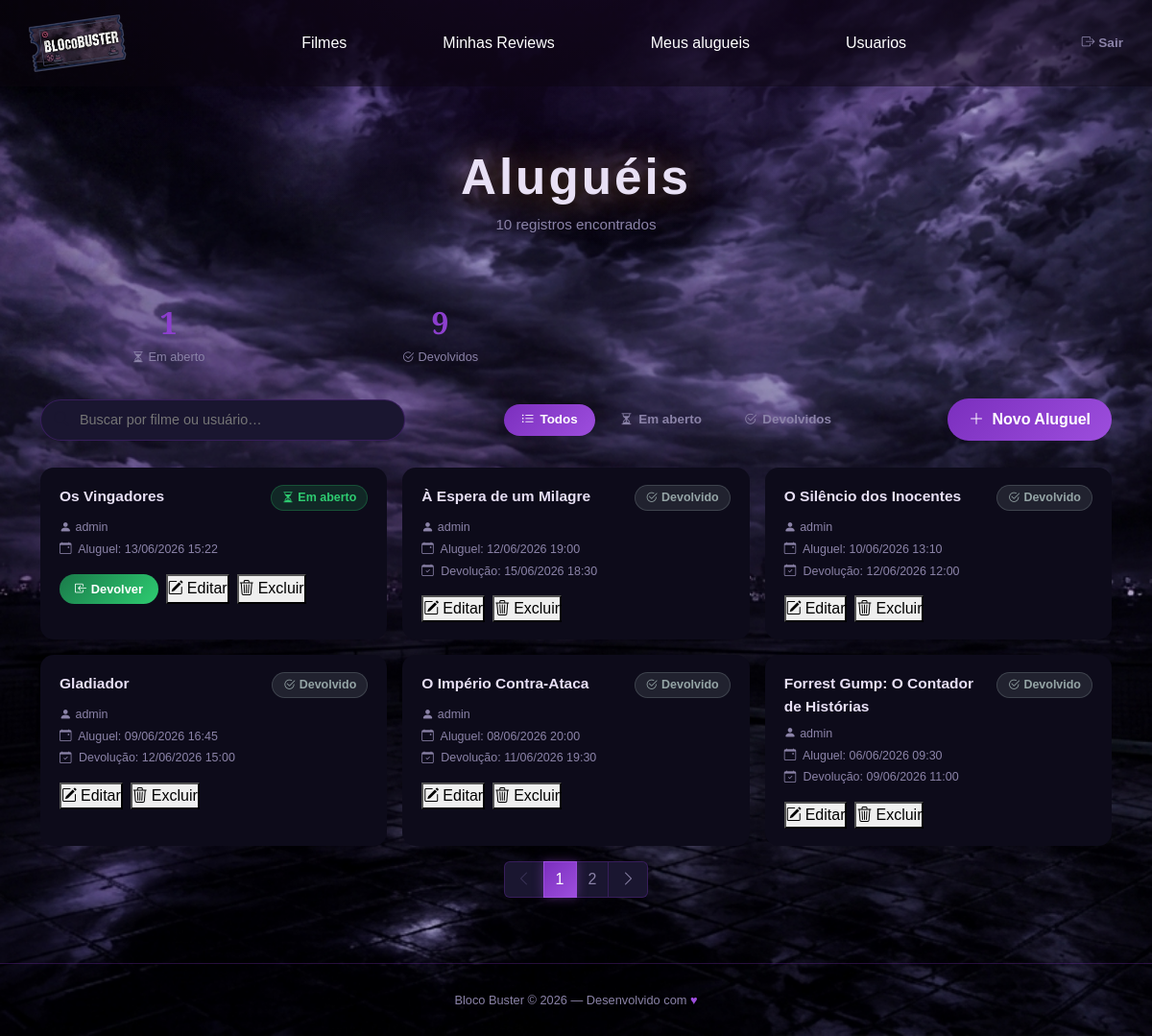
/alugueis.php, run on the app's committed database.
### tables this page shows
CREATE TABLE alugueis (
    id INT AUTO_INCREMENT PRIMARY KEY,
    usuario_id INT NOT NULL,
    filme_id INT NOT NULL,
    data_aluguel DATETIME DEFAULT CURRENT_TIMESTAMP,
    data_devolucao DATETIME,
    
    FOREIGN KEY (usuario_id) REFERENCES usuario(id),
    FOREIGN KEY (filme_id) REFERENCES filmes(id)
);

CREATE TABLE filmes (
    id INT AUTO_INCREMENT PRIMARY KEY,
    titulo VARCHAR(150) NOT NULL,
    diretor VARCHAR(100),
    ano_publicacao INT,
    genero VARCHAR(50),
    sinopse TEXT,
    nota_media DECIMAL(3,1) DEFAULT 0.0,
    poster_url VARCHAR(255)
);

CREATE TABLE usuario (
    id INT AUTO_INCREMENT PRIMARY KEY,
    nome VARCHAR(100),
    username VARCHAR(50) UNIQUE NOT NULL,
    senha VARCHAR(255) NOT NULL,
    email VARCHAR(100) UNIQUE,
    numero VARCHAR(20),
    adminstrador BOOLEAN DEFAULT FALSE
    
);

### alugueis.php (the view, shortened to what this page needs)
<?php
try {
    $conn = new PDO("mysql:host=127.0.0.1;dbname=trabalho;charset=utf8", "root", "");
    $conn->setAttribute(PDO::ATTR_ERRMODE, PDO::ERRMODE_EXCEPTION);
} catch (PDOException $e) {
    die("Erro de conexão: " . $e->getMessage());
}
$filtroStatus = $_GET['status'] ?? 'todos';
$porPagina = 6;
$pagina    = max(1, (int)($_GET['pagina'] ?? 1));
$offset    = ($pagina - 1) * $porPagina;
$busca     = trim($_GET['busca'] ?? '');
$condicoes  = [];
$paramsBusca = [];
$whereBusca = count($condicoes) ? "WHERE " . implode(" AND ", $condicoes) : "";
$stmtTotal = $conn->prepare(
    "SELECT COUNT(*) FROM alugueis a
     JOIN usuario u ON u.id = a.usuario_id
     JOIN filmes  f ON f.id = a.filme_id
     $whereBusca"
);
$stmtTotal->execute($paramsBusca);
$totalAlugueis = (int)$stmtTotal->fetchColumn();
$totalPaginas  = max(1, (int)ceil($totalAlugueis / $porPagina));
$stmtAlugueis = $conn->prepare(
    "SELECT a.id, a.data_aluguel, a.data_devolucao,
            u.id AS usuario_id, u.username,
            f.id AS filme_id, f.titulo AS filme_titulo
     FROM alugueis a
     JOIN usuario u ON u.id = a.usuario_id
     JOIN filmes  f ON f.id = a.filme_id
     $whereBusca
     ORDER BY a.data_aluguel DESC
     LIMIT :lim OFFSET :off"
);
$stmtAlugueis->bindValue(':lim', $porPagina, PDO::PARAM_INT);
$stmtAlugueis->bindValue(':off', $offset,    PDO::PARAM_INT);
$stmtAlugueis->execute();
$alugueis = $stmtAlugueis->fetchAll(PDO::FETCH_ASSOC);
$contAtivos     = (int)$conn->query("SELECT COUNT(*) FROM alugueis WHERE data_devolucao IS NULL")->fetchColumn();
$contDevolvidos = (int)$conn->query("SELECT COUNT(*) FROM alugueis WHERE data_devolucao IS NOT NULL")->fetchColumn();
?>
<!DOCTYPE html>
<html lang="pt-br">
<head>
    <link href="https://cdn.jsdelivr.net/npm/bootstrap@5.3.3/dist/css/bootstrap.min.css" rel="stylesheet">
    <link href="https://cdn.jsdelivr.net/npm/bootstrap-icons@1.11.3/font/bootstrap-icons.css" rel="stylesheet">
    <link rel="stylesheet" href="css/style_home.css">
</head>
<body>
<?php include 'header.php'; ?>
<div class="container py-2">
    <div class="hero">
        <h1>Aluguéis</h1>
        <p><?= $totalAlugueis ?> registro<?= $totalAlugueis !== 1 ? 's' : '' ?> encontrado<?= $totalAlugueis !== 1 ? 's' : '' ?></p>
    </div>
    <div class="row g-3 mb-3">
        <div class="col-6 col-md-3">
            <div class="stat-card">
                <div class="stat-num"><?= $contAtivos ?></div>
                <div class="stat-label"><i class="bi bi-hourglass-split me-1"></i>Em aberto</div>
            </div>
        </div>
        <div class="col-6 col-md-3">
            <div class="stat-card">
                <div class="stat-num"><?= $contDevolvidos ?></div>
                <div class="stat-label"><i class="bi bi-check2-circle me-1"></i>Devolvidos</div>
            </div>
        </div>
    </div>
    <div class="toolbar" style="flex-wrap:wrap;gap:10px;">
        <form method="GET" class="search-wrapper">
            <input type="text" name="busca" class="search-input"
                   placeholder="Buscar por filme ou usuário…"
                   value="<?= htmlspecialchars($busca) ?>">
        </form>
        <div class="d-flex gap-2 flex-wrap">
            <a href="?status=todos&busca=<?= urlencode($busca) ?>"
               class="filter-pill <?= $filtroStatus === 'todos'      ? 'active' : '' ?>">
               <i class="bi bi-list-ul"></i> Todos
            </a>
            <a href="?status=ativos&busca=<?= urlencode($busca) ?>"
               class="filter-pill <?= $filtroStatus === 'ativos'     ? 'active' : '' ?>">
               <i class="bi bi-hourglass-split"></i> Em aberto
            </a>
            <a href="?status=devolvidos&busca=<?= urlencode($busca) ?>"
               class="filter-pill <?= $filtroStatus === 'devolvidos' ? 'active' : '' ?>">
               <i class="bi bi-check2-circle"></i> Devolvidos
            </a>
        </div>
        <button class="btn-add" data-bs-toggle="modal" data-bs-target="#modalCrud" onclick="abrirModalNovo()">
            <i class="bi bi-plus-lg me-1"></i> Novo Aluguel
        </button>
    </div>
    <?php if (count($alugueis) === 0): ?>
    <div class="empty-state">
        <i class="bi bi-camera-video"></i>
        <p>Nenhum aluguel encontrado.</p>
    </div>
    <?php else: ?>
    <div class="row g-3">
        <?php foreach ($alugueis as $a):
            $devolvido = !empty($a['data_devolucao']);
        ?>
        <div class="col-12 col-md-6 col-xl-4">
            <div class="aluguel-card h-100">
                <div class="d-flex justify-content-between align-items-start gap-2">
                    <div class="fw-bold" style="color:var(--text);font-size:.97rem;">
                        <?= htmlspecialchars($a['filme_titulo']) ?>
                    </div>
                    <?php if ($devolvido): ?>
                        <span class="status-badge status-devolvido"><i class="bi bi-check2-circle"></i> Devolvido</span>
                    <?php else: ?>
                        <span class="status-badge status-ativo"><i class="bi bi-hourglass-split"></i> Em aberto</span>
                    <?php endif; ?>
                </div>
                <div class="aluguel-meta mt-2">
                    <i class="bi bi-person-fill me-1"></i><?= htmlspecialchars($a['username']) ?>
                </div>
                <div class="aluguel-meta mt-1">
                    <i class="bi bi-calendar-event me-1"></i>
                    Aluguel: <?= date('d/m/Y H:i', strtotime($a['data_aluguel'])) ?>
                </div>
                <?php if ($devolvido): ?>
                <div class="aluguel-meta mt-1">
                    <i class="bi bi-calendar-check me-1"></i>
                    Devolução: <?= date('d/m/Y H:i', strtotime($a['data_devolucao'])) ?>
                </div>
                <?php endif; ?>
                <div class="d-flex gap-2 mt-3 flex-wrap">
                    <?php if (!$devolvido): ?>
                    <a href="alugueis.php?action=devolver&id=<?= $a['id'] ?>" class="btn-devolver"
                       onclick="return confirm('Confirmar devolução?')">
                        <i class="bi bi-box-arrow-in-left me-1"></i>Devolver
                    </a>
                    <?php endif; ?>
                    <button class="btn-edit"
                        data-bs-toggle="modal" data-bs-target="#modalCrud"
                        onclick="abrirModalEditar(<?= htmlspecialchars(json_encode($a)) ?>)">
                        <i class="bi bi-pencil-square me-1"></i>Editar
                    </button>
                    <button class="btn-delete"
                        data-bs-toggle="modal" data-bs-target="#modalDelete"
                        onclick="confirmarDelete(<?= $a['id'] ?>, <?= htmlspecialchars(json_encode($a['filme_titulo'])) ?>)">
                        <i class="bi bi-trash3 me-1"></i>Excluir
                    </button>
                </div>
            </div>
        </div>
        <?php endforeach; ?>
    </div>
    <?php endif; ?>
    <?php if ($totalPaginas > 1): ?>
    <nav class="d-flex justify-content-center mb-4 mt-3">
        <ul class="pagination">
            <li class="page-item <?= $pagina <= 1 ? 'disabled' : '' ?>">
                <a class="page-link" href="?pagina=<?= $pagina - 1 ?>&busca=<?= urlencode($busca) ?>&status=<?= $filtroStatus ?>">
                    <i class="bi bi-chevron-left"></i>
                </a>
            </li>
            <?php for ($p = 1; $p <= $totalPaginas; $p++): ?>
            <li class="page-item <?= $p === $pagina ? 'active' : '' ?>">
                <a class="page-link" href="?pagina=<?= $p ?>&busca=<?= urlencode($busca) ?>&status=<?= $filtroStatus ?>"><?= $p ?></a>
            </li>
            <?php endfor; ?>
            <li class="page-item <?= $pagina >= $totalPaginas ? 'disabled' : '' ?>">
                <a class="page-link" href="?pagina=<?= $pagina + 1 ?>&busca=<?= urlencode($busca) ?>&status=<?= $filtroStatus ?>">
                    <i class="bi bi-chevron-right"></i>
                </a>
            </li>
        </ul>
    </nav>
    <?php endif; ?>
</div>
<footer>
    Bloco Buster &copy; <?= date('Y') ?> — Desenvolvido com <span>♥</span>
</footer>
</body>
</html>

### css/style_home.css (style rules this page uses)
:root { --bg-deep: #0d0b1a; --bg-card: #1a1630; --bg-modal: #130f26; --purple: #7b2fbe; --purple-lt: #9d4edd; --gold: #e8e0f5; --gold-lt: #e8e0f5; --text: #e8e0f5; --text-muted: #8b83a8; --border: rgba(123,47,190,0.3); --glow: 0 0 20px rgba(157,78,221,0.25); }
*, *::before, *::after { box-sizing: border-box; margin: 0; padding: 0; }
body { font-family: 'Lucida Sans', 'Lucida Sans Regular', 'Lucida Grande', 'Lucida Sans Unicode', Geneva, Verdana, sans-serif; background-color: var(--bg-deep); color: var(--text); min-height: 100vh; background-image: radial-gradient(ellipse 80% 50% at 50% -10%, rgba(123,47,190,0.25) 0%, transparent 70%), url("../img/fundo_sem_logo.png"); background-position: center; background-repeat: no-repeat; background-size: cover; }
.hero { text-align: center; padding: 56px 20px 32px; }
.hero h1 { font-family: 'Lucida Sans', 'Lucida Sans Regular', 'Lucida Grande', 'Lucida Sans Unicode', Geneva, Verdana, sans-serif; font-size: clamp(2rem, 5vw, 3.2rem); font-weight: 900; color: var(--gold); text-shadow: 0 0 40px rgba(240,165,0,.4); letter-spacing: 3px; }
.hero p { color: var(--text-muted); margin-top: 8px; font-size: .95rem; }
.toolbar { display: flex; flex-wrap: wrap; gap: 12px; align-items: center; justify-content: space-between; margin-bottom: 28px; }
.search-wrapper { position: relative; flex: 1; min-width: 200px; max-width: 380px; }
.search-input { width: 100%; padding: 10px 16px 10px 40px; background: var(--bg-card); border: 1px solid var(--border); border-radius: 50px; color: var(--text); font-family: 'Lucida Sans', 'Lucida Sans Regular', 'Lucida Grande', 'Lucida Sans Unicode', Geneva, Verdana, sans-serif; font-size: .9rem; transition: border-color .25s, box-shadow .25s; }
.btn-add { background: linear-gradient(135deg, var(--purple), var(--purple-lt)); color: #fff; border: none; padding: 10px 22px; border-radius: 50px; font-family: 'Lucida Sans', 'Lucida Sans Regular', 'Lucida Grande', 'Lucida Sans Unicode', Geneva, Verdana, sans-serif; font-weight: 600; cursor: pointer; transition: transform .2s, box-shadow .2s; white-space: nowrap; }
.pagination .page-link { background: var(--bg-card); border-color: var(--border); color: var(--text-muted); font-family: 'Lucida Sans', 'Lucida Sans Regular', 'Lucida Grande', 'Lucida Sans Unicode', Geneva, Verdana, sans-serif; transition: all .2s; }
.pagination .page-item.active .page-link { background: linear-gradient(135deg, var(--purple), var(--purple-lt)); border-color: var(--purple-lt); color: #fff; box-shadow: 0 0 12px rgba(157,78,221,.4); }
.pagination .page-item.disabled .page-link { background: var(--bg-card); border-color: var(--border); color: #3a3356; }
footer { text-align: center; padding: 28px; color: var(--text-muted); font-size: .8rem; border-top: 1px solid var(--border); margin-top: 20px; }
footer span { color: var(--purple-lt); }

### data on the page
alugueis: filme.titulo "Os Vingadores", shows "Em aberto", usuario.username "admin", data_aluguel "13/06/2026 15:22"
alugueis: filme.titulo "À Espera de um Milagre", shows "Devolvido", usuario.username "admin", data_aluguel "12/06/2026 19:00", data_devolucao "15/06/2026 18:30"
alugueis: filme.titulo "O Silêncio dos Inocentes", shows "Devolvido", usuario.username "admin", data_aluguel "10/06/2026 13:10", data_devolucao "12/06/2026 12:00"
alugueis: filme.titulo "Gladiador", shows "Devolvido", usuario.username "admin", data_aluguel "09/06/2026 16:45", data_devolucao "12/06/2026 15:00"
alugueis: filme.titulo "O Império Contra-Ataca", shows "Devolvido", usuario.username "admin", data_aluguel "08/06/2026 20:00", data_devolucao "11/06/2026 19:30"
alugueis: filme.titulo "Forrest Gump: O Contador de Histórias", shows "Devolvido", usuario.username "admin", data_aluguel "06/06/2026 09:30", data_devolucao "09/06/2026 11:00"

### other printed values
$totalAlugueis "10"
$contAtivos "1"
$contDevolvidos "9"
